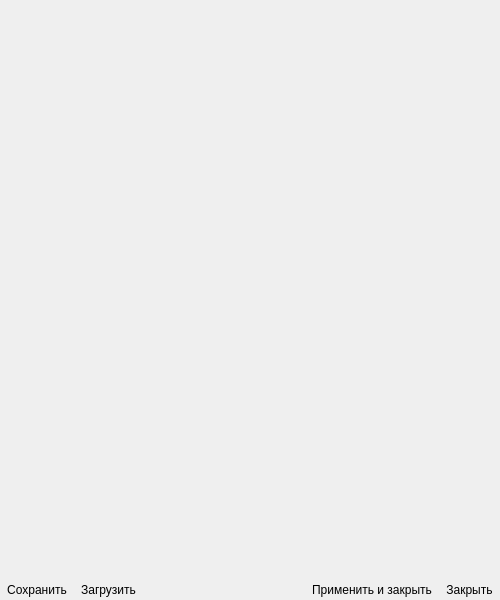
<?xml version="1.0" encoding="UTF-8"?>
<ui version="4.0">
 <class>SettingsForm</class>
 <widget class="QDialog" name="SettingsForm">
  <property name="geometry">
   <rect>
    <x>0</x>
    <y>0</y>
    <width>500</width>
    <height>600</height>
   </rect>
  </property>
  <property name="windowTitle">
   <string>Settings</string>
  </property>
  <layout class="QVBoxLayout" name="verticalLayout">
   <property name="spacing">
    <number>0</number>
   </property>
   <property name="leftMargin">
    <number>0</number>
   </property>
   <property name="topMargin">
    <number>0</number>
   </property>
   <property name="rightMargin">
    <number>0</number>
   </property>
   <property name="bottomMargin">
    <number>0</number>
   </property>
   <item>
    <widget class="PropertyBrowser" name="propertyBrowser" native="true">
     <property name="sizePolicy">
      <sizepolicy hsizetype="Preferred" vsizetype="Expanding">
       <horstretch>0</horstretch>
       <verstretch>0</verstretch>
      </sizepolicy>
     </property>
     <property name="multiObjectListVisible" stdset="0">
      <bool>false</bool>
     </property>
    </widget>
   </item>
   <item>
    <layout class="QHBoxLayout" name="horizontalLayout">
     <item>
      <widget class="QToolButton" name="saveBtn">
       <property name="toolTip">
        <string>Сохранить в файл</string>
       </property>
       <property name="statusTip">
        <string>Сохранить в файл</string>
       </property>
       <property name="whatsThis">
        <string>Сохранить в файл</string>
       </property>
       <property name="text">
        <string>Сохранить</string>
       </property>
       <property name="iconSize">
        <size>
         <width>36</width>
         <height>36</height>
        </size>
       </property>
       <property name="autoRaise">
        <bool>true</bool>
       </property>
      </widget>
     </item>
     <item>
      <widget class="QToolButton" name="loadBtn">
       <property name="toolTip">
        <string>Загрузить из файла</string>
       </property>
       <property name="statusTip">
        <string>Загрузить из файла</string>
       </property>
       <property name="whatsThis">
        <string>Загрузить из файла</string>
       </property>
       <property name="text">
        <string>Загрузить</string>
       </property>
       <property name="iconSize">
        <size>
         <width>36</width>
         <height>36</height>
        </size>
       </property>
       <property name="autoRaise">
        <bool>true</bool>
       </property>
      </widget>
     </item>
     <item>
      <spacer name="horizontalSpacer">
       <property name="orientation">
        <enum>Qt::Orientation::Horizontal</enum>
       </property>
       <property name="sizeHint" stdset="0">
        <size>
         <width>40</width>
         <height>20</height>
        </size>
       </property>
      </spacer>
     </item>
     <item>
      <widget class="QToolButton" name="applyButton">
       <property name="toolTip">
        <string>Применить и закрыть</string>
       </property>
       <property name="statusTip">
        <string>Применить и закрыть</string>
       </property>
       <property name="whatsThis">
        <string>Применить и закрыть</string>
       </property>
       <property name="text">
        <string>Применить и закрыть</string>
       </property>
       <property name="iconSize">
        <size>
         <width>36</width>
         <height>36</height>
        </size>
       </property>
       <property name="autoRaise">
        <bool>true</bool>
       </property>
      </widget>
     </item>
     <item>
      <widget class="QToolButton" name="closeButton">
       <property name="toolTip">
        <string>Закрыть</string>
       </property>
       <property name="statusTip">
        <string>Закрыть</string>
       </property>
       <property name="whatsThis">
        <string>Закрыть</string>
       </property>
       <property name="text">
        <string>Закрыть</string>
       </property>
       <property name="iconSize">
        <size>
         <width>36</width>
         <height>36</height>
        </size>
       </property>
       <property name="autoRaise">
        <bool>true</bool>
       </property>
      </widget>
     </item>
    </layout>
   </item>
  </layout>
 </widget>
 <customwidgets>
  <customwidget>
   <class>PropertyBrowser</class>
   <extends>QWidget</extends>
   <header>PropertyBrowser/propertybrowser.h</header>
  </customwidget>
 </customwidgets>
 <resources/>
 <connections/>
</ui>
